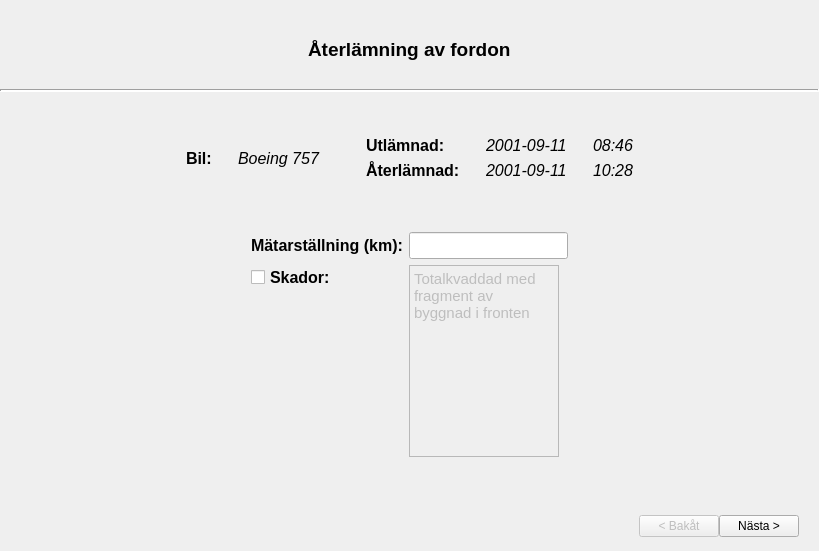
      <widget class="QWidget" name="tabCheckin">
       <attribute name="title">
        <string>Återlämna</string>
       </attribute>
       <layout class="QGridLayout" name="gridLayout_3">
        <property name="margin">
         <number>0</number>
        </property>
        <property name="spacing">
         <number>0</number>
        </property>
        <item row="0" column="0" colspan="3">
         <layout class="QGridLayout" name="gridLayout_12">
          <property name="leftMargin">
           <number>0</number>
          </property>
          <property name="topMargin">
           <number>9</number>
          </property>
          <property name="rightMargin">
           <number>0</number>
          </property>
          <item row="0" column="1">
           <widget class="QLabel" name="labelCheckoutHeadline_2">
            <property name="font">
             <font>
              <pointsize>14</pointsize>
              <weight>75</weight>
              <bold>true</bold>
             </font>
            </property>
            <property name="text">
             <string>Återlämning av fordon</string>
            </property>
           </widget>
          </item>
          <item row="0" column="2">
           <spacer name="horizontalSpacer_31">
            <property name="orientation">
             <enum>Qt::Horizontal</enum>
            </property>
            <property name="sizeHint" stdset="0">
             <size>
              <width>40</width>
              <height>20</height>
             </size>
            </property>
           </spacer>
          </item>
          <item row="1" column="0" colspan="3">
           <widget class="Line" name="line_3">
            <property name="lineWidth">
             <number>2</number>
            </property>
            <property name="orientation">
             <enum>Qt::Horizontal</enum>
            </property>
           </widget>
          </item>
          <item row="0" column="3">
           <spacer name="verticalSpacer_14">
            <property name="orientation">
             <enum>Qt::Vertical</enum>
            </property>
            <property name="sizeType">
             <enum>QSizePolicy::Fixed</enum>
            </property>
            <property name="sizeHint" stdset="0">
             <size>
              <width>0</width>
              <height>80</height>
             </size>
            </property>
           </spacer>
          </item>
          <item row="0" column="0">
           <spacer name="horizontalSpacer_30">
            <property name="orientation">
             <enum>Qt::Horizontal</enum>
            </property>
            <property name="sizeHint" stdset="0">
             <size>
              <width>40</width>
              <height>20</height>
             </size>
            </property>
           </spacer>
          </item>
         </layout>
        </item>
        <item row="2" column="0" colspan="3">
         <layout class="QGridLayout" name="gridLayout_10">
          <item row="0" column="2">
           <widget class="QPushButton" name="pushButtonP4next">
            <property name="text">
             <string>Nästa &gt;</string>
            </property>
           </widget>
          </item>
          <item row="0" column="3">
           <spacer name="verticalSpacer_12">
            <property name="orientation">
             <enum>Qt::Vertical</enum>
            </property>
            <property name="sizeType">
             <enum>QSizePolicy::Fixed</enum>
            </property>
            <property name="sizeHint" stdset="0">
             <size>
              <width>20</width>
              <height>50</height>
             </size>
            </property>
           </spacer>
          </item>
          <item row="0" column="0">
           <spacer name="horizontalSpacer_29">
            <property name="orientation">
             <enum>Qt::Horizontal</enum>
            </property>
            <property name="sizeHint" stdset="0">
             <size>
              <width>40</width>
              <height>20</height>
             </size>
            </property>
           </spacer>
          </item>
          <item row="0" column="1">
           <widget class="QPushButton" name="pushButtonP4back">
            <property name="enabled">
             <bool>false</bool>
            </property>
            <property name="text">
             <string>&lt; Bakåt</string>
            </property>
           </widget>
          </item>
         </layout>
        </item>
        <item row="1" column="1">
         <widget class="QStackedWidget" name="stackedWidgetP4">
          <property name="font">
           <font>
            <pointsize>12</pointsize>
            <weight>75</weight>
            <bold>true</bold>
           </font>
          </property>
          <property name="currentIndex">
           <number>1</number>
          </property>
          <widget class="QWidget" name="pageP4page1">
           <layout class="QHBoxLayout" name="horizontalLayout_3">
            <property name="margin">
             <number>0</number>
            </property>
            <item>
             <spacer name="horizontalSpacer_46">
              <property name="orientation">
               <enum>Qt::Horizontal</enum>
              </property>
              <property name="sizeHint" stdset="0">
               <size>
                <width>263</width>
                <height>20</height>
               </size>
              </property>
             </spacer>
            </item>
            <item>
             <widget class="QTableWidget" name="tableWidget_2">
              <property name="sizePolicy">
               <sizepolicy hsizetype="Preferred" vsizetype="Expanding">
                <horstretch>0</horstretch>
                <verstretch>0</verstretch>
               </sizepolicy>
              </property>
             </widget>
            </item>
            <item>
             <spacer name="horizontalSpacer_47">
              <property name="orientation">
               <enum>Qt::Horizontal</enum>
              </property>
              <property name="sizeHint" stdset="0">
               <size>
                <width>263</width>
                <height>20</height>
               </size>
              </property>
             </spacer>
            </item>
           </layout>
          </widget>
          <widget class="QWidget" name="pageP4page2">
           <layout class="QGridLayout" name="gridLayout_23">
            <property name="margin">
             <number>0</number>
            </property>
            <item row="0" column="2">
             <spacer name="verticalSpacer_21">
              <property name="orientation">
               <enum>Qt::Vertical</enum>
              </property>
              <property name="sizeHint" stdset="0">
               <size>
                <width>20</width>
                <height>44</height>
               </size>
              </property>
             </spacer>
            </item>
            <item row="1" column="0">
             <spacer name="horizontalSpacer_23">
              <property name="orientation">
               <enum>Qt::Horizontal</enum>
              </property>
              <property name="sizeHint" stdset="0">
               <size>
                <width>150</width>
                <height>20</height>
               </size>
              </property>
             </spacer>
            </item>
            <item row="1" column="1" colspan="3">
             <layout class="QGridLayout" name="gridLayout_22">
              <item row="0" column="6">
               <widget class="QLabel" name="labelP4checkout_date_var">
                <property name="font">
                 <font>
                  <pointsize>12</pointsize>
                  <weight>50</weight>
                  <italic>true</italic>
                  <bold>false</bold>
                 </font>
                </property>
                <property name="text">
                 <string>2001-09-11</string>
                </property>
               </widget>
              </item>
              <item row="1" column="8">
               <widget class="QLabel" name="labelP4checkin_time_var">
                <property name="font">
                 <font>
                  <pointsize>12</pointsize>
                  <weight>50</weight>
                  <italic>true</italic>
                  <bold>false</bold>
                 </font>
                </property>
                <property name="text">
                 <string>10:28</string>
                </property>
               </widget>
              </item>
              <item row="1" column="4">
               <widget class="QLabel" name="labelP4checkin">
                <property name="font">
                 <font>
                  <pointsize>12</pointsize>
                  <weight>75</weight>
                  <bold>true</bold>
                 </font>
                </property>
                <property name="text">
                 <string>Återlämnad:</string>
                </property>
               </widget>
              </item>
              <item row="0" column="4">
               <widget class="QLabel" name="labelP4checkout">
                <property name="font">
                 <font>
                  <family>Ubuntu</family>
                  <pointsize>12</pointsize>
                  <weight>75</weight>
                  <italic>false</italic>
                  <bold>true</bold>
                 </font>
                </property>
                <property name="text">
                 <string>Utlämnad:</string>
                </property>
               </widget>
              </item>
              <item row="1" column="6">
               <widget class="QLabel" name="labelP4checkin_date_var">
                <property name="font">
                 <font>
                  <family>Ubuntu</family>
                  <pointsize>12</pointsize>
                  <weight>50</weight>
                  <italic>true</italic>
                  <bold>false</bold>
                 </font>
                </property>
                <property name="text">
                 <string>2001-09-11</string>
                </property>
               </widget>
              </item>
              <item row="0" column="8">
               <widget class="QLabel" name="labelP4checkout_time_var">
                <property name="font">
                 <font>
                  <pointsize>12</pointsize>
                  <weight>50</weight>
                  <italic>true</italic>
                  <bold>false</bold>
                 </font>
                </property>
                <property name="text">
                 <string>08:46</string>
                </property>
               </widget>
              </item>
              <item row="0" column="0" rowspan="2">
               <widget class="QLabel" name="labelP4reg_nr">
                <property name="font">
                 <font>
                  <family>Ubuntu</family>
                  <pointsize>12</pointsize>
                  <weight>75</weight>
                  <bold>true</bold>
                 </font>
                </property>
                <property name="text">
                 <string>Bil:</string>
                </property>
               </widget>
              </item>
              <item row="0" column="1" rowspan="2">
               <spacer name="horizontalSpacer_17">
                <property name="orientation">
                 <enum>Qt::Horizontal</enum>
                </property>
                <property name="sizeType">
                 <enum>QSizePolicy::Fixed</enum>
                </property>
                <property name="sizeHint" stdset="0">
                 <size>
                  <width>20</width>
                  <height>0</height>
                 </size>
                </property>
               </spacer>
              </item>
              <item row="0" column="2" rowspan="2">
               <widget class="QLabel" name="labelP4reg_nr_var">
                <property name="font">
                 <font>
                  <family>Ubuntu</family>
                  <pointsize>12</pointsize>
                  <weight>50</weight>
                  <italic>true</italic>
                  <bold>false</bold>
                 </font>
                </property>
                <property name="text">
                 <string>Boeing 757</string>
                </property>
               </widget>
              </item>
              <item row="0" column="3" rowspan="2">
               <spacer name="horizontalSpacer_14">
                <property name="orientation">
                 <enum>Qt::Horizontal</enum>
                </property>
                <property name="sizeType">
                 <enum>QSizePolicy::Fixed</enum>
                </property>
                <property name="sizeHint" stdset="0">
                 <size>
                  <width>40</width>
                  <height>0</height>
                 </size>
                </property>
               </spacer>
              </item>
              <item row="0" column="5" rowspan="2">
               <spacer name="horizontalSpacer_42">
                <property name="orientation">
                 <enum>Qt::Horizontal</enum>
                </property>
                <property name="sizeType">
                 <enum>QSizePolicy::Fixed</enum>
                </property>
                <property name="sizeHint" stdset="0">
                 <size>
                  <width>20</width>
                  <height>0</height>
                 </size>
                </property>
               </spacer>
              </item>
              <item row="0" column="7" rowspan="2">
               <spacer name="horizontalSpacer_43">
                <property name="orientation">
                 <enum>Qt::Horizontal</enum>
                </property>
                <property name="sizeType">
                 <enum>QSizePolicy::Fixed</enum>
                </property>
                <property name="sizeHint" stdset="0">
                 <size>
                  <width>20</width>
                  <height>0</height>
                 </size>
                </property>
               </spacer>
              </item>
             </layout>
            </item>
            <item row="1" column="4">
             <spacer name="horizontalSpacer_44">
              <property name="orientation">
               <enum>Qt::Horizontal</enum>
              </property>
              <property name="sizeHint" stdset="0">
               <size>
                <width>151</width>
                <height>20</height>
               </size>
              </property>
             </spacer>
            </item>
            <item row="2" column="2">
             <spacer name="verticalSpacer_13">
              <property name="orientation">
               <enum>Qt::Vertical</enum>
              </property>
              <property name="sizeType">
               <enum>QSizePolicy::Fixed</enum>
              </property>
              <property name="sizeHint" stdset="0">
               <size>
                <width>20</width>
                <height>40</height>
               </size>
              </property>
             </spacer>
            </item>
            <item row="3" column="0" colspan="2">
             <spacer name="horizontalSpacer_24">
              <property name="orientation">
               <enum>Qt::Horizontal</enum>
              </property>
              <property name="sizeHint" stdset="0">
               <size>
                <width>245</width>
                <height>20</height>
               </size>
              </property>
             </spacer>
            </item>
            <item row="3" column="2">
             <layout class="QGridLayout" name="gridLayout_15">
              <property name="topMargin">
               <number>6</number>
              </property>
              <property name="spacing">
               <number>6</number>
              </property>
              <item row="0" column="1">
               <widget class="QLineEdit" name="lineEditP4mileage">
                <property name="sizePolicy">
                 <sizepolicy hsizetype="Fixed" vsizetype="Fixed">
                  <horstretch>0</horstretch>
                  <verstretch>0</verstretch>
                 </sizepolicy>
                </property>
               </widget>
              </item>
              <item row="0" column="0">
               <widget class="QLabel" name="labelP4mileage">
                <property name="font">
                 <font>
                  <family>Ubuntu</family>
                 </font>
                </property>
                <property name="text">
                 <string>Mätarställning (km):</string>
                </property>
               </widget>
              </item>
              <item row="1" column="0">
               <widget class="QCheckBox" name="checkBoxP4damages_yes">
                <property name="layoutDirection">
                 <enum>Qt::LeftToRight</enum>
                </property>
                <property name="text">
                 <string>Skador:</string>
                </property>
               </widget>
              </item>
              <item row="1" column="1" rowspan="2">
               <widget class="QPlainTextEdit" name="plainTextEditP4damages">
                <property name="enabled">
                 <bool>false</bool>
                </property>
                <property name="sizePolicy">
                 <sizepolicy hsizetype="Fixed" vsizetype="Fixed">
                  <horstretch>0</horstretch>
                  <verstretch>0</verstretch>
                 </sizepolicy>
                </property>
                <property name="maximumSize">
                 <size>
                  <width>150</width>
                  <height>200</height>
                 </size>
                </property>
                <property name="font">
                 <font>
                  <family>Ubuntu</family>
                  <pointsize>11</pointsize>
                  <weight>50</weight>
                  <italic>false</italic>
                  <bold>false</bold>
                 </font>
                </property>
                <property name="plainText">
                 <string>Totalkvaddad med fragment av byggnad i fronten</string>
                </property>
               </widget>
              </item>
             </layout>
            </item>
            <item row="3" column="3" colspan="2">
             <spacer name="horizontalSpacer_45">
              <property name="orientation">
               <enum>Qt::Horizontal</enum>
              </property>
              <property name="sizeHint" stdset="0">
               <size>
                <width>245</width>
                <height>20</height>
               </size>
              </property>
             </spacer>
            </item>
            <item row="4" column="2">
             <spacer name="verticalSpacer_18">
              <property name="orientation">
               <enum>Qt::Vertical</enum>
              </property>
              <property name="sizeHint" stdset="0">
               <size>
                <width>20</width>
                <height>44</height>
               </size>
              </property>
             </spacer>
            </item>
           </layout>
          </widget>
          <widget class="QWidget" name="page">
           <widget class="QLabel" name="label_2">
            <property name="geometry">
             <rect>
              <x>330</x>
              <y>100</y>
              <width>161</width>
              <height>71</height>
             </rect>
            </property>
            <property name="text">
             <string>Prisuppgifter</string>
            </property>
           </widget>
          </widget>
         </widget>
        </item>
       </layout>
      </widget>
